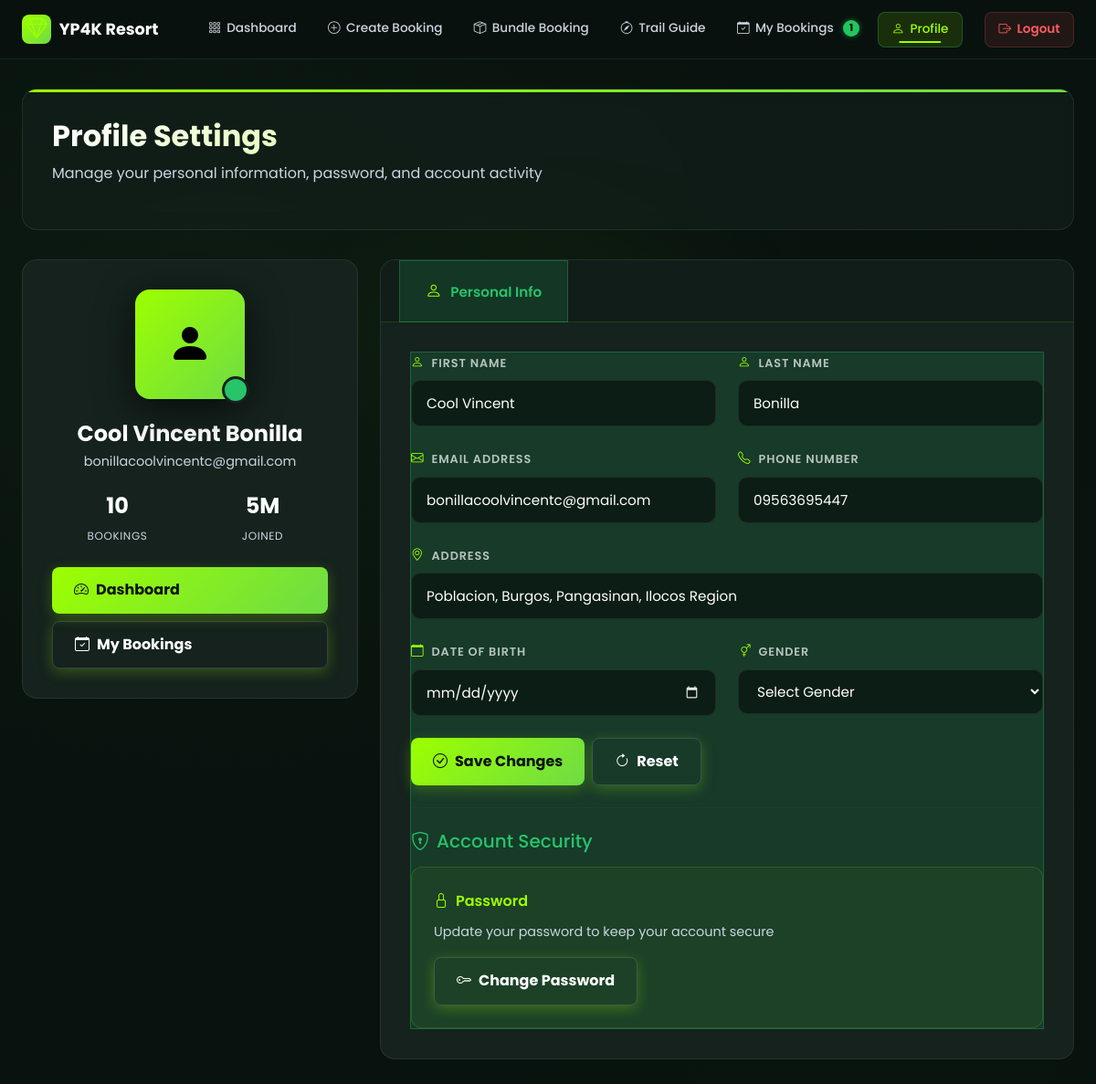
/User_Dashboard/profile.php (signed in), run on the app's committed database.
### tables this page shows
CREATE TABLE `users` (
  `id` int(11) NOT NULL,
  `first_name` varchar(100) NOT NULL,
  `middle_name` varchar(100) DEFAULT NULL,
  `last_name` varchar(100) NOT NULL,
  `suffix` varchar(50) DEFAULT NULL,
  `email` varchar(255) NOT NULL,
  `phone_number` varchar(20) NOT NULL,
  `region` varchar(100) NOT NULL,
  `province` varchar(100) NOT NULL,
  `city_municipality` varchar(100) NOT NULL,
  `barangay` varchar(100) NOT NULL,
  `password` varchar(255) NOT NULL,
  `is_verified` tinyint(1) DEFAULT 0,
  `verification_token` varchar(255) DEFAULT NULL,
  `reset_token` varchar(255) DEFAULT NULL,
  `reset_token_expiry` timestamp NULL DEFAULT NULL,
  `remember_token` varchar(255) DEFAULT NULL,
  `token_expiry` timestamp NULL DEFAULT NULL,
  `created_at` timestamp NOT NULL DEFAULT current_timestamp(),
  `updated_at` timestamp NOT NULL DEFAULT current_timestamp() ON UPDATE current_timestamp(),
  `address` varchar(255) DEFAULT NULL,
  `birthdate` date DEFAULT NULL,
  `gender` varchar(50) DEFAULT NULL,
  `bio` text DEFAULT NULL,
  `avatar` varchar(255) DEFAULT NULL
);

### User_Dashboard/profile.php (the view, shortened to what this page needs)
<?php
require_once '../phpAuthentication/db_config.php';
$userId = $_SESSION['user_id'];
$stmt = $conn->prepare("SELECT * FROM users WHERE id = ?");
$stmt->bind_param("i", $userId);
$stmt->execute();
$result = $stmt->get_result();
$user = $result->fetch_assoc();
$userAddress = $user['address'] ?? '';
$fullName = trim(($user['first_name'] ?? '') . ' ' . ($user['last_name'] ?? ''));
$userEmail = $user['email'] ?? ($_SESSION['user_email'] ?? '');
$userPhone = $user['phone_number'] ?? '';
$userBirthdate = $user['birthdate'] ?? '';
$userGender = $user['gender'] ?? '';
$bookingsCount = 0;
$stmtB = $conn->prepare("SELECT COUNT(*) as cnt FROM bookings WHERE email = ? OR full_name = ?");
$stmtB->bind_param("ss", $userEmail, $fullName);
$stmtB->execute();
$resB = $stmtB->get_result();
if ($rowB = $resB->fetch_assoc()) {
    $bookingsCount = $rowB['cnt'];
}
$joinedDate = new DateTime($user['created_at'] ?? 'now');
$now = new DateTime();
$diff = $now->diff($joinedDate);
if ($diff->y >= 1) {
    $joinedStr = $diff->y . 'Y';
} elseif ($diff->m >= 1) {
    $joinedStr = $diff->m . 'M';
} else {
    $joinedStr = 'New';
}
?>
<!DOCTYPE html>
<html lang="en">
<head>
    <link href="../assets/css/bootstrap.min.css" rel="stylesheet">
    <link rel="stylesheet" href="../css/resort-theme.css">
    <link rel="stylesheet" href="../css/dashboard-resort.css">
    <link rel="stylesheet" href="https://cdn.jsdelivr.net/npm/bootstrap-icons@1.11.0/font/bootstrap-icons.css">
</head>
<body>
    <?php include 'components/navigation.php'; ?>
    <div class="container-fluid px-4 profile-container">
        <div class="page-header">
            <h1 class="page-title">Profile Settings</h1>
            <p class="page-subtitle">Manage your personal information, password, and account activity</p>
        </div>
        <div class="row">
            <div class="col-lg-4">
                <div class="profile-sidebar">
                    <div class="profile-avatar" onclick="changeAvatar()">
                        <i class="bi bi-person-fill"></i>
                    </div>
                    <h3 class="profile-name"><?php echo htmlspecialchars($fullName); ?></h3>
                    <p class="profile-email"><?php echo htmlspecialchars($userEmail); ?></p>
                    <div class="profile-stats">
                        <div class="stat-item">
                            <div class="stat-value"><?php echo $bookingsCount; ?></div>
                            <div class="stat-label">Bookings</div>
                        </div>
                        <div class="stat-item">
                            <div class="stat-value"><?php echo $joinedStr; ?></div>
                            <div class="stat-label">Joined</div>
                        </div>
                    </div>
                    <div class="d-grid gap-2">
                        <button class="btn-modern btn-primary-modern" onclick="viewDashboard()">
                            <i class="bi bi-speedometer2"></i>Dashboard
                        </button>
                        <button class="btn-modern btn-secondary-modern" onclick="viewBookings()">
                            <i class="bi bi-calendar-check"></i>My Bookings
                        </button>
                    </div>
                </div>
            </div>
            <div class="col-lg-8">
                <div class="profile-main">
                    <div class="profile-tabs">
                        <button class="profile-tab active" onclick="switchTab('personal')">
                            <i class="bi bi-person"></i>Personal Info
                        </button>
                    </div>
                    <div class="tab-content">
                        <div class="tab-pane active" id="personal-tab">
                            <form id="personalForm">
                                <div class="row">
                                    <div class="col-md-6">
                                        <div class="form-group-modern">
                                            <label class="form-label-modern">
                                                <i class="bi bi-person"></i>First Name
                                            </label>
                                            <input type="text" class="form-control-modern" id="firstName" value="<?php echo htmlspecialchars($user['first_name'] ?? ''); ?>" required>
                                        </div>
                                    </div>
                                    <div class="col-md-6">
                                        <div class="form-group-modern">
                                            <label class="form-label-modern">
                                                <i class="bi bi-person"></i>Last Name
                                            </label>
                                            <input type="text" class="form-control-modern" id="lastName" value="<?php echo htmlspecialchars($user['last_name'] ?? ''); ?>" required>
                                        </div>
                                    </div>
                                </div>
                                <div class="row">
                                    <div class="col-md-6">
                                        <div class="form-group-modern">
                                            <label class="form-label-modern">
                                                <i class="bi bi-envelope"></i>Email Address
                                            </label>
                                            <input type="email" class="form-control-modern" id="email" value="<?php echo htmlspecialchars($userEmail); ?>" disabled>
                                        </div>
                                    </div>
                                    <div class="col-md-6">
                                        <div class="form-group-modern">
                                            <label class="form-label-modern">
                                                <i class="bi bi-telephone"></i>Phone Number
                                            </label>
                                            <input type="tel" class="form-control-modern" id="phone" value="<?php echo htmlspecialchars($userPhone); ?>">
                                        </div>
                                    </div>
                                </div>
                                <div class="form-group-modern">
                                    <label class="form-label-modern">
                                        <i class="bi bi-geo-alt"></i>Address
                                    </label>
                                    <input type="text" class="form-control-modern" id="address" value="<?php echo htmlspecialchars($userAddress); ?>">
                                </div>
                                <div class="row">
                                    <div class="col-md-6">
                                        <div class="form-group-modern">
                                            <label class="form-label-modern">
                                                <i class="bi bi-calendar"></i>Date of Birth
                                            </label>
                                            <input type="date" class="form-control-modern" id="birthdate" value="<?php echo htmlspecialchars($userBirthdate); ?>">
                                        </div>
                                    </div>
                                    <div class="col-md-6">
                                        <div class="form-group-modern">
                                            <label class="form-label-modern">
                                                <i class="bi bi-gender-ambiguous"></i>Gender
                                            </label>
                                            <select class="form-select-modern" id="gender">
                                                <option value="" <?php echo empty($userGender) ? 'selected' : ''; ?>>Select Gender</option>
                                            </select>
                                        </div>
                                    </div>
                                </div>
                                <div class="d-flex gap-2">
                                    <button type="button" class="btn-modern btn-primary-modern" onclick="saveProfile()">
                                        <i class="bi bi-check-circle"></i>Save Changes
                                    </button>
                                    <button type="button" class="btn-modern btn-secondary-modern" onclick="resetProfile()">
                                        <i class="bi bi-arrow-clockwise"></i>Reset
                                    </button>
                                </div>
                            </form>
                            <hr class="my-4" style="border-color: var(--border-color);">
                            <h5 class="mb-3"><i class="bi bi-shield-lock me-2"></i>Account Security</h5>
                            <div class="security-card mb-0">
                                <div class="security-title">
                                    <i class="bi bi-lock"></i>Password
                                </div>
                                <div class="security-description">
                                    Update your password to keep your account secure
                                </div>
                                <button type="button" class="btn-modern btn-secondary-modern" onclick="changePassword()">
                                    <i class="bi bi-key"></i>Change Password
                                </button>
                            </div>
                        </div>
                    </div>
                </div>
            </div>
        </div>
    </div>
</body>
</html>

### css/resort-theme.css (style rules this page uses)
:root { --bg-primary: #08120E; --bg-secondary: #101B17; --bg-card: #15221D; --bg-card-2: #1A2B22; --bg-elevated: #1E3028; --nav-bg: rgba(9, 18, 15, 0.88); --accent: #9DFF00; --accent-2: #6EDC45; --accent-3: #4BBF2E; --accent-dim: rgba(157, 255, 0, 0.5); --glow: rgba(157, 255, 0, 0.18); --glow-sm: rgba(157, 255, 0, 0.08); --glow-lg: rgba(157, 255, 0, 0.25); --text: #FFFFFF; --text-2: #cbd5e1; --text-muted: #cbd5e1; --text-dim: #94a3b8; --success: #27C46A; --warning: #F7B731; --error: #FF5A5F; --info: #B8C4BE; --border: rgba(255, 255, 255, 0.08); --border-2: rgba(255, 255, 255, 0.04); --border-accent: rgba(157, 255, 0, 0.3); --border-hover: rgba(157, 255, 0, 0.5); --shadow-sm: 0 1px 4px rgba(0,0,0,0.5); --shadow-md: 0 4px 20px rgba(0,0,0,0.55); --shadow-lg: 0 10px 40px rgba(0,0,0,0.65); --shadow-xl: 0 20px 60px rgba(0,0,0,0.7); --shadow-glow: 0 0 30px rgba(157, 255, 0, 0.12); --shadow-glow-lg:0 0 60px rgba(157, 255, 0, 0.2); --radius-xs: 6px; --radius-sm: 10px; --radius-md: 14px; --radius-lg: 18px; --radius-xl: 24px; --radius-2xl: 32px; --t: all 0.3s cubic-bezier(0.4, 0, 0.2, 1); --t-fast: all 0.15s ease; --t-slow: all 0.5s cubic-bezier(0.4, 0, 0.2, 1); --font: 'Poppins', -apple-system, BlinkMacSystemFont, sans-serif; }
*, *::before, *::after { margin: 0; padding: 0; box-sizing: border-box; }
html { scroll-behavior: smooth; }
body { font-family: var(--font); background-color: var(--bg-primary); color: var(--text); min-height: 100vh; line-height: 1.65; overflow-x: hidden; -webkit-font-smoothing: antialiased; }

### data on the page
users: fullName "Cool Vincent Bonilla", email "bonillacoolvincentc@gmail.com", created_at "5M", first_name "Cool Vincent", last_name "Bonilla", phone_number "09563695447", address "Poblacion, Burgos, Pangasinan, Ilocos Region"

### other printed values
$_navPendingCount "1"
$bookingsCount "10"
